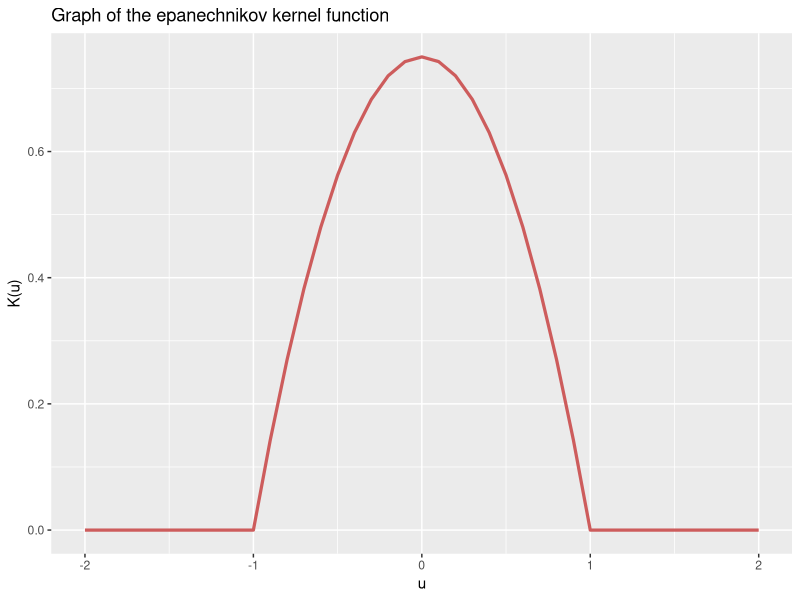
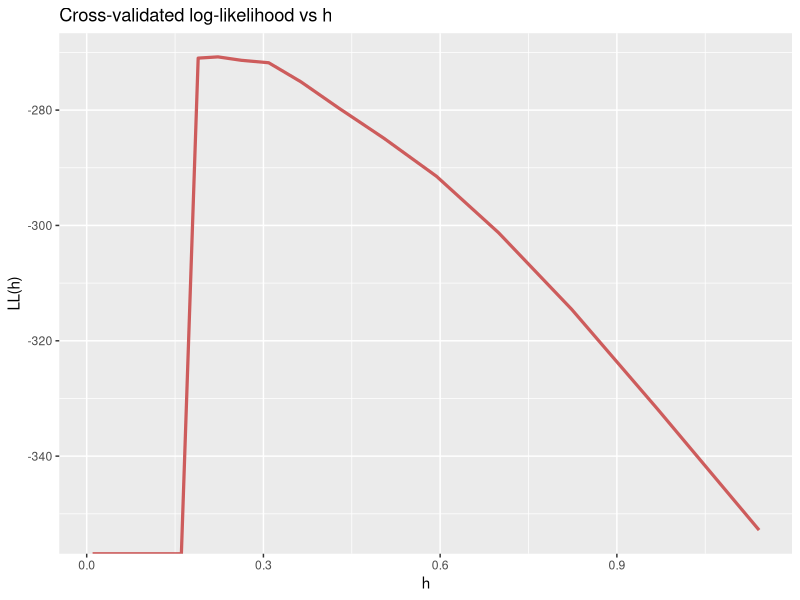
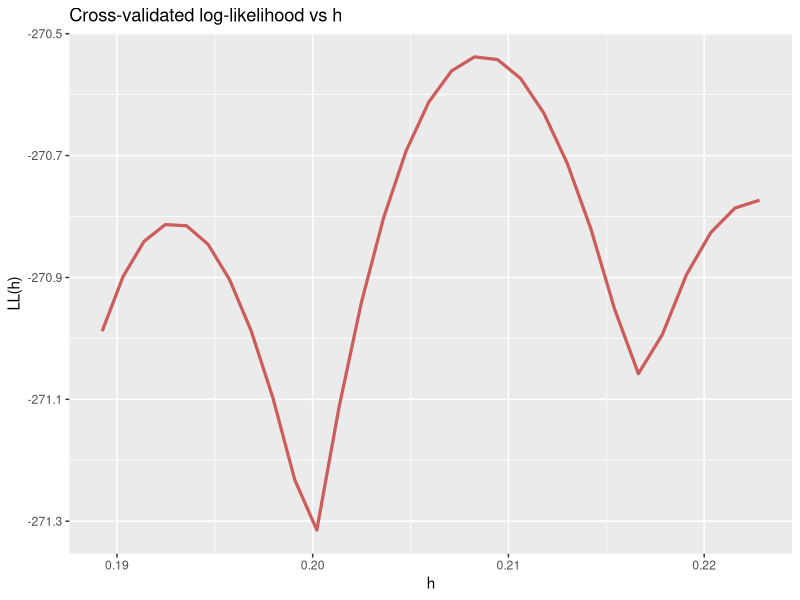
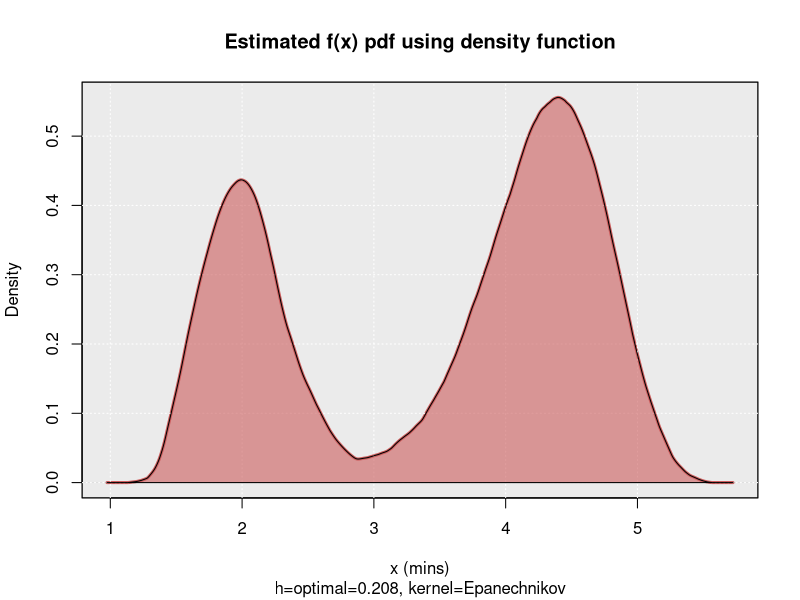
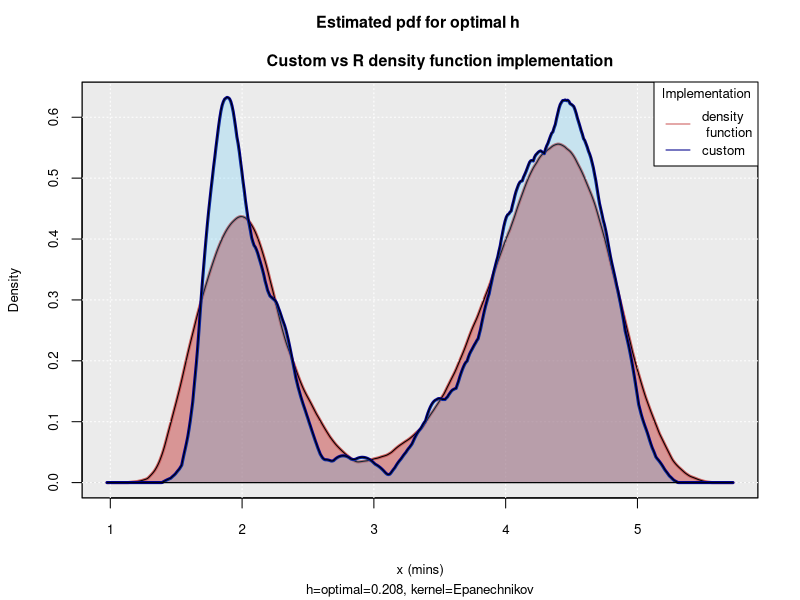

These figures' R source, in order:
# 2 - pdf estimation with Epanechnikov kernel

set.seed(42) # generate reproducible results across runs

# --- IMPORTS ---

library(ggplot2)

# --- FUNCTIONS ---

epanechnikov_kernel <- function(u){
  if ((u <= 1) && (u >= -1)){ #if |u|<=1
    kernel = (3/4) * (1-u^2) # Epanechnikov K(u) calculation
  } else {
    kernel = 0 # if |u|>1
  }
  return(kernel)
}

estimated_pdf <- function(x, sample, h){
  n = length(sample)
  summ = 0
  for (i in 1:n){ # calculate Σ[Κ((x-x_i)/h)]
    summ = summ + epanechnikov_kernel((x-sample[i])/h)
  }
  pdf = (1/(n * h)) * summ
  return(pdf)
}


# below function is used in 2b and 2c so that a single pdf function 
#includes the kernel implementation inside it too
full_pdf <- function(x, sample=faithful$eruptions, h=0.208){
  n = length(sample)
  summ = 0
  for (i in 1:n){ # calculate Σ[Κ((x-x_i)/h)]
    u = (x-sample[i])/h
    if ((u <= 1) & (u >= -1)){ #if |u|<=1
      kernel = (3/4) * (1-u^2) # Epanechnikov K(u) calculation
    } else {
      kernel = 0 # if |u|>1
    }
    summ = summ + kernel
  }
  pdf = (1/(n * h)) * summ
  return(pdf)
}


# --- MAIN ---
#2a
data = faithful$eruptions # load Old Faithful geyser data
n = length(data) # sample size

x_seq = seq(-2,2,0.1)
ep_kernel = c()
for (i in x_seq){
  ep_kernel =  append(ep_kernel, epanechnikov_kernel(i))
}

#plot the epanechnikov kernel
figure1 <- ggplot(data = data.frame(x=x_seq), aes(x=x_seq, y=ep_kernel)) +
  geom_line(color='indianred', aes( y=ep_kernel), size=1.1) +
  labs(title = "Graph of the epanechnikov kernel function", x="u", y = "K(u)") # title

figure1 # show figure

cat(sprintf("Max value in data: %.2f
Min value in data: %.2f
Max-min range in data: %.2f
Mean value of data: %.3f
Standard deviation of data: %.3f",
max(data),
min(data),
abs(max(data)-min(data)),
mean(data),
sd(data)))


# print(paste("Max value in data:", max(data)))
# print(paste("Min value in data:", min(data)))
# print(paste("Mean value in data:", mean(data)))
# print(paste("Standard deviation in data", sd(data)))
# print(paste("Max-Min range in data:", abs(max(data)-min(data))))

# we use the above printed results to select an appropriate range for h 

#h_seq = seq(0.05, sd(data), by=0.01) 

log_seq <- function(start_point, end_point, num_points, log_base = 10) {
  sequence <- seq(log(start_point, log_base), 
                  log(end_point, log_base), length.out=num_points)
  return(log_base ** sequence)
}

h_seq = log_seq(0.01, sd(data), num=30) # selected a logarithmic range for h

cv_log_likelihood_seq = c()

for (h_index in 1:length(h_seq)){ # iterate over each h value in the range
  h = h_seq[h_index] # get the selected h value
  # cross-validation method, remove 1 observation each time
  cv_log_likelihood = 0 # take cross validated log likelihood
  for (i in 1:n){ # iterate over all observations
    x_i = data[i] # take the i observation
    cv_data = data[-i] # exclude i observation from sample
    cv_pdf_on_i = estimated_pdf(x_i, cv_data, h)
    cv_log_likelihood = cv_log_likelihood + log(cv_pdf_on_i) # log() = ln()
  }
  # print(paste("h=", h, " Log likelihood=", cv_log_likelihood))
  cv_log_likelihood_seq = append(cv_log_likelihood_seq, cv_log_likelihood)
}

# plot(x=h_seq[100:300], y=cv_log_likelihood_seq[100:300], type="l") # plot log likelihood function


#plot the log likelihood vs h
df_ll = data.frame(x=h_seq, y=cv_log_likelihood_seq)
figure2 <- ggplot(data = df_ll, aes(x=x,y=y)) +
  geom_line(color='indianred', size=1.1) +
  labs(title = "Cross-validated log-likelihood vs h",
       x="h", y = "LL(h)") # title

figure2 # show figure


# repeat the process for the narrowed h range
# to narrow it down we find the max and second max value
ll_max = max(cv_log_likelihood_seq) # max LL(h)
idx_max = which(cv_log_likelihood_seq == ll_max) # index of max
ll_2max = max(cv_log_likelihood_seq[cv_log_likelihood_seq != ll_max]) # 2nd max
idx_2max = which(cv_log_likelihood_seq == ll_2max) # index of max
# define new h range to perform a seach for the optimal h
h_start = min(h_seq[idx_max], h_seq[idx_2max])
h_end = max(h_seq[idx_max], h_seq[idx_2max])

#h_seq = seq(h_start, h_end, by=0.001) 
h_seq = log_seq(h_start, h_end, num=30) # selected a logarithmic range for h

cv_log_likelihood_seq = c()

for (h_index in 1:length(h_seq)){
  h = h_seq[h_index]
  cv_log_likelihood = 0 
  for (i in 1:n){ 
    x_i = data[i] 
    cv_data = data[-i] 
    cv_pdf_on_i = estimated_pdf(x_i, cv_data, h)
    cv_log_likelihood = cv_log_likelihood + log(cv_pdf_on_i)
  }
  cv_log_likelihood_seq = append(cv_log_likelihood_seq, cv_log_likelihood)
}

# plot again to get a more zoomed and accurate picture around the max
df_ll = data.frame(x=h_seq, y=cv_log_likelihood_seq)
figure3 <- ggplot(data = df_ll, aes(x=x,y=y)) +
  geom_line(color='indianred', size=1.1) +
  xlim(h_start,h_end) +
  ylim(min(cv_log_likelihood_seq), max(cv_log_likelihood_seq)) +
  labs(title = "Cross-validated log-likelihood vs h",
       x="h", y = "LL(h)") # title

figure3 # show figure


max_log_likelihood = max(cv_log_likelihood_seq)
index_max_log_likelihood = which.max(cv_log_likelihood_seq) # index of max
h_optimal = h_seq[index_max_log_likelihood] # corresponding h for max log likelihood

print(paste('The optimal h =', h_optimal))

#plot(density(data, kernel = "epanechnikov")) # plot pdf using h that R calculates itself


# background color only for the plot region
plot.new() 
rect(par("usr")[1], par("usr")[3],
     par("usr")[2], par("usr")[4],
     col = "#ebebeb") # background color of ggplot


# add a new plot
par(new = TRUE)


plot(density(data, bw=h_optimal, kernel = "epanechnikov"),
     col='indianred',
     lwd=3,
     main="Estimated f(x) pdf using density function",
     sub='h=optimal=0.208, kernel=Epanechnikov',
     xlab='x (mins)') # plot pdf using optimal calculated h
grid(col = "white")
polygon(density(data, bw=h_optimal, kernel = "epanechnikov"),
        col = rgb(205/256, 92/256, 92/256, alpha = 0.6)) # color under curve


#2b
# get density function's x points (default = 512 points)
dens = density(data, bw=h_optimal, kernel = "epanechnikov")

x_seq = sort(dens$x)
pdf_values = c()
for (i in 1:length(x_seq)){
  x_i = x_seq[i]
  pdf = full_pdf(x_i) # estimated pdf value for each of the x points
  pdf_values = append(pdf_values, pdf) # add to a list
}


# background color only for the plot region
plot.new() 
rect(par("usr")[1], par("usr")[3],
     par("usr")[2], par("usr")[4],
     col = "#ebebeb") # background color of ggplot


# add a new plot
par(new = TRUE, cex=0.8)

plot(density(data, bw=h_optimal, kernel = "epanechnikov"),
     col='indianred',
     ylim=c(0,max(pdf_values)), 
     lwd=3,
     main='Estimated pdf for optimal h \n 
          Custom vs R density function implementation',
     sub='h=optimal=0.208, kernel=Epanechnikov',
     xlab='x (mins)') # plot pdf using optimal calculated h
grid(col="white")
polygon(density(data, bw=h_optimal, kernel = "epanechnikov"),
        col = rgb(205/256, 92/256, 92/256, alpha = 0.6)) # color under curve
par(new=TRUE)
lines(x_seq, pdf_values, type="l", col='darkblue', lwd=3)
polygon(c(min(x_seq), x_seq, min(x_seq)), c(0, pdf_values, 0),
        col = rgb(55/256, 198/256, 255/256, alpha = 0.2)) # color under curve
legend(
  'topright',
  title = "Implementation",
  col = c('indianred', 'darkblue'),
  lty=1:1,
  legend = c('density \n function', 'custom')
)



# plot(density(data, bw=h_optimal, kernel = "epanechnikov"), 
#      col='indianred',
#      ylim=c(0,max(pdf_values)), 
#      xlab='t (mins)',
#      main='Estimated pdf f for optimal h (0.21) - custom vs R density() implementation')
# polygon(density(data, bw=h_optimal, kernel = "epanechnikov"),
#         col = rgb(205/256, 92/256, 92/256, alpha = 0.6)) # color under curve
# lines(x_seq, pdf_values, type="l", col='blue')
# legend(
#   'topright',
#   title = "Implementation",
#   col = c('indianred', 'black'),
#   lty=1:1,
#   legend = c('R density()', 'custom')
# )

#2c
probability = integrate(Vectorize(full_pdf), lower =3.5, upper = Inf) 
# print(paste("Probability that the time interval between successive volcano \n
# explosions is more than 3.5 minutes:", probability$value, "with ", 
# probability$abs.error, "absolute error"))


cat(sprintf("Probability that the time interval between successive volcano
explosions is more than 3.5 minutes: %.5f with %.5f absolute error",
probability$value,
probability$abs.error))

#2d
set.seed(42)
sample_size = 250 # number of sample points to simulate from estimated f
f_simul_values = c() # list of simulated f values


# for (i in 1:sample_size){
#   # Step 1: randomly select an observation from the initial sample with 1/n probability (n=size of sample=272)
#   random_obs = sample(data, 1) # we call this a random variable X
#   
#   # Step 2: simulate a random variable Y from the kernel's distribution
#   # here we need to generate U1,U2,U3 ~ Uniform(-1,1)
#   # and then if |U3|>=|U2| & |U3|>=|U1|: keep U2, else U3
#   u_values = runif(3, min=-1, max=1) # generate three uniform values Uniform(-1,1)
#   u1 = u_values[1]
#   u2 = u_values[2]
#   u3 = u_values[3]
#   
#   if ( (abs(u3) >= abs(u2)) && (abs(u3) >= abs(u1)) ){
#     u = u2
#   } else{
#     u = u3
#   }
#   # now u is the value of the random variable Y
#   
#   
#   # Step 3: the random sample point from estimated f is Z = X + h * Y
#   f_sample = random_obs + h * u
#   f_simul_values = append(f_simul_values, f_sample)
# }

hY <- apply(matrix(runif(3*sample_size, -h_optimal, h_optimal), 3), 2, median)
x = sample(data, sample_size, replace = TRUE)
f_simul_values = x + hY # Z = X + h*Y sampling


simul_probability = length(which(f_simul_values > 3.5)) / sample_size
# print(paste("Simulated probability that the time interval between successive volcano explosions is more than 3.5 minutes:", simul_probability))

cat(sprintf("Simulated probability that the time interval between successive
volcano explosions is more than 3.5 minutes: %.5f",
simul_probability))
